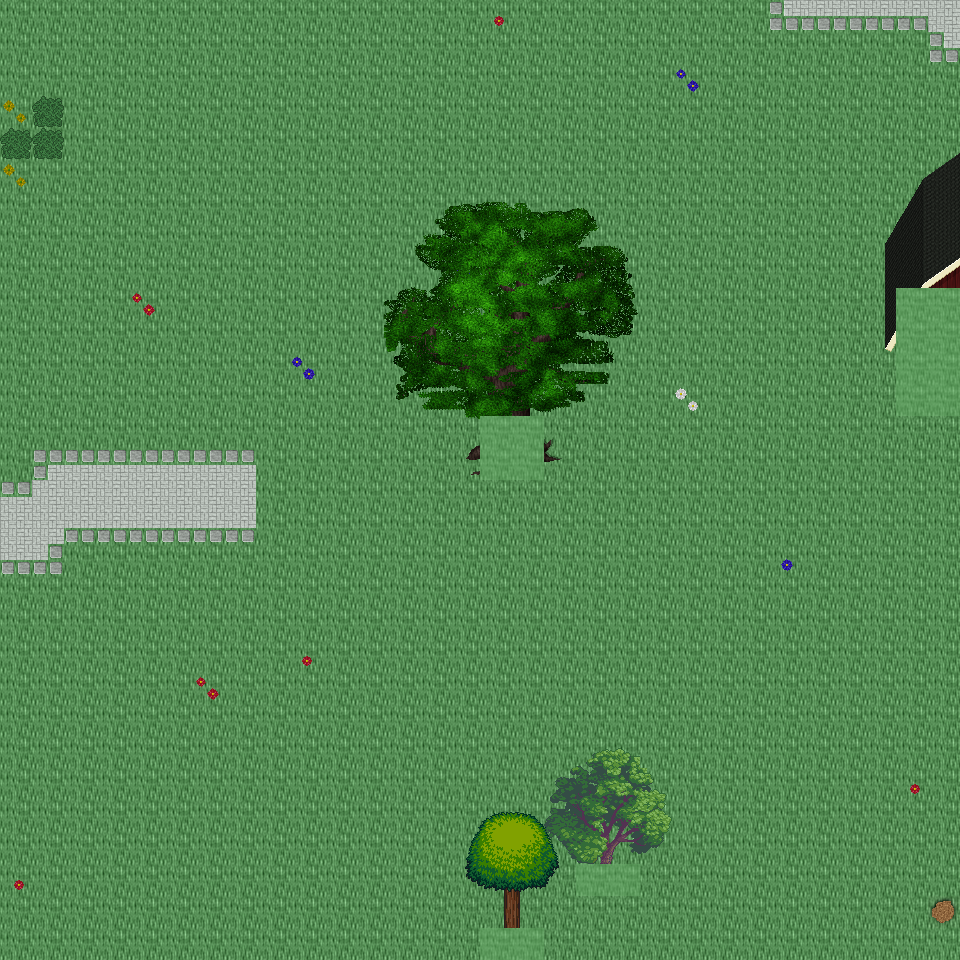

The image is a tile-based game level rendered from a .tmx file. Its description and source (layers, tilesets, objects; grid data summarised) follow:
An orthogonal 30x30 tile map with 32x32 px tiles, 6 tile layers (Ground, Object, Object2, Above, ...), 49 tilesets and 4 objects (4x mapExit).

<map version="1.0" orientation="orthogonal" renderorder="right-down" width="30" height="30" tilewidth="32" tileheight="32" nextobjectid="5">
  <tileset firstgid="1" name="tileset_ground_ground" tilewidth="32" tileheight="32" tilecount="33" columns="3">
    <image source="../drawable/tileset_ground_ground.png" width="96" height="352" />
  </tileset>
  <tileset firstgid="34" name="tileset_building_wall_old_wood" tilewidth="32" tileheight="32" tilecount="9" columns="3">
    <image source="../drawable/tileset_building_wall_old_wood.png" width="96" height="96" />
  </tileset>
  <tileset firstgid="43" name="tileset_building_fence_fence_wooden" tilewidth="32" tileheight="32" tilecount="12" columns="3">
    <image source="../drawable/tileset_building_fence_fence_wooden.png" width="96" height="128" />
  </tileset>
  <tileset firstgid="55" name="tileset_building_fence_fence_chunky" tilewidth="32" tileheight="32" tilecount="21" columns="3">
    <image source="../drawable/tileset_building_fence_fence_chunky.png" width="96" height="224" />
  </tileset>
  <tileset firstgid="76" name="tileset_plant_stump_stump_brown" tilewidth="32" tileheight="32" tilecount="4" columns="2">
    <image source="../drawable/tileset_plant_stump_stump_brown.png" width="64" height="64" />
  </tileset>
  <tileset firstgid="80" name="tileset_ground_earth_edges" tilewidth="32" tileheight="32" tilecount="18" columns="6">
    <image source="../drawable/tileset_ground_earth_edges.png" width="192" height="96" />
  </tileset>
  <tileset firstgid="98" name="tileset_ground_grass_corners" tilewidth="32" tileheight="32" tilecount="24" columns="6">
    <image source="../drawable/tileset_ground_grass_corners.png" width="192" height="128" />
  </tileset>
  <tileset firstgid="122" name="tileset_ground_grass_edges" tilewidth="32" tileheight="32" tilecount="36" columns="12">
    <image source="../drawable/tileset_ground_grass_edges.png" width="384" height="96" />
  </tileset>
  <tileset firstgid="158" name="tileset_plant_tree_apple_tree" tilewidth="32" tileheight="32" tilecount="9" columns="3">
    <image source="../drawable/tileset_plant_tree_apple_tree.png" width="96" height="96" />
  </tileset>
  <tileset firstgid="167" name="tileset_plant_tree_chestnut_tree" tilewidth="32" tileheight="32" tilecount="20" columns="4">
    <image source="../drawable/tileset_plant_tree_chestnut_tree.png" width="128" height="160" />
  </tileset>
  <tileset firstgid="187" name="tileset_plant_tree_crack_willow" tilewidth="32" tileheight="32" tilecount="20" columns="4">
    <image source="../drawable/tileset_plant_tree_crack_willow.png" width="128" height="160" />
  </tileset>
  <tileset firstgid="207" name="tileset_furniture_chair_bench_iron" tilewidth="32" tileheight="32" tilecount="4" columns="2">
    <image source="../drawable/tileset_furniture_chair_bench_iron.png" width="64" height="64" />
  </tileset>
  <tileset firstgid="211" name="tileset_furniture_chair_bench_iron_reverse" tilewidth="32" tileheight="32" tilecount="4" columns="2">
    <image source="../drawable/tileset_furniture_chair_bench_iron_reverse.png" width="64" height="64" />
  </tileset>
  <tileset firstgid="215" name="tileset_object_hay_cart" tilewidth="32" tileheight="32" tilecount="1" columns="1">
    <image source="../drawable/tileset_object_hay_cart.png" width="32" height="32" />
  </tileset>
  <tileset firstgid="216" name="tileset_building_wall_walls_siding" tilewidth="32" tileheight="32" tilecount="16" columns="4">
    <image source="../drawable/tileset_building_wall_walls_siding.png" width="128" height="128" />
  </tileset>
  <tileset firstgid="232" name="tileset_building_roof_brown" tilewidth="32" tileheight="32" tilecount="20" columns="5">
    <image source="../drawable/tileset_building_roof_brown.png" width="160" height="128" />
  </tileset>
  <tileset firstgid="252" name="tileset_building_door_door" tilewidth="32" tileheight="32" tilecount="6" columns="3">
    <image source="../drawable/tileset_building_door_door.png" width="96" height="64" />
  </tileset>
  <tileset firstgid="258" name="tileset_item_tools" tilewidth="32" tileheight="32" tilecount="9" columns="3">
    <image source="../drawable/tileset_item_tools.png" width="96" height="96" />
  </tileset>
  <tileset firstgid="267" name="tileset_ground_cobbled_paving" tilewidth="32" tileheight="32" tilecount="1" columns="1">
    <image source="../drawable/tileset_ground_cobbled_paving.png" width="32" height="32" />
  </tileset>
  <tileset firstgid="268" name="tileset_item_bazaar_produce" tilewidth="32" tileheight="32" tilecount="4" columns="2">
    <image source="../drawable/tileset_item_bazaar_produce.png" width="64" height="64" />
  </tileset>
  <tileset firstgid="272" name="tileset_item_sacks" tilewidth="32" tileheight="32" tilecount="2" columns="2">
    <image source="../drawable/tileset_item_sacks.png" width="64" height="32" />
  </tileset>
  <tileset firstgid="274" name="tileset_building_barnyard" tilewidth="32" tileheight="32" tilecount="200" columns="8">
    <image source="../drawable/tileset_building_barnyard.png" width="256" height="800" />
  </tileset>
  <tileset firstgid="474" name="tileset_plant_flower_planted_containers" tilewidth="32" tileheight="32" tilecount="16" columns="4">
    <image source="../drawable/tileset_plant_flower_planted_containers.png" width="128" height="128" />
  </tileset>
  <tileset firstgid="490" name="tileset_furniture_chair_wooden_rustic" tilewidth="32" tileheight="32" tilecount="8" columns="4">
    <image source="../drawable/tileset_furniture_chair_wooden_rustic.png" width="128" height="64" />
  </tileset>
  <tileset firstgid="498" name="tileset_furniture_table_brick_base" tilewidth="32" tileheight="32" tilecount="3" columns="3">
    <image source="../drawable/tileset_furniture_table_brick_base.png" width="96" height="32" />
  </tileset>
  <tileset firstgid="501" name="tileset_building_stairs_wooden_stairs" tilewidth="32" tileheight="32" tilecount="9" columns="3">
    <image source="../drawable/tileset_building_stairs_wooden_stairs.png" width="96" height="96" />
  </tileset>
  <tileset firstgid="510" name="tileset_plant_tree_maple_tree" tilewidth="32" tileheight="32" tilecount="72" columns="8">
    <image source="../drawable/tileset_plant_tree_maple_tree.png" width="256" height="288" />
  </tileset>
  <tileset firstgid="582" name="tileset_building_decoration_chimney_big" tilewidth="32" tileheight="32" tilecount="2" columns="1">
    <image source="../drawable/tileset_building_decoration_chimney_big.png" width="32" height="64" />
  </tileset>
  <tileset firstgid="584" name="tileset_logic_item_corn" tilewidth="32" tileheight="32" tilecount="5" columns="5">
    <image source="../drawable/tileset_logic_item_corn.png" width="160" height="32" />
  </tileset>
  <tileset firstgid="589" name="tileset_logic_collision" tilewidth="32" tileheight="32" tilecount="1" columns="1">
    <image source="../drawable/tileset_logic_collision.png" width="32" height="32" />
  </tileset>
  <tileset firstgid="590" name="tileset_plant_bush_bushes" tilewidth="32" tileheight="32" tilecount="10" columns="5">
    <image source="../drawable/tileset_plant_bush_bushes.png" width="160" height="64" />
  </tileset>
  <tileset firstgid="600" name="tileset_logic_item_vegetable" tilewidth="32" tileheight="32" tilecount="13" columns="13">
    <image source="../drawable/tileset_logic_item_vegetable.png" width="256" height="64" />
  </tileset>
  <tileset firstgid="613" name="tileset_plant_flower_daisy_blue" tilewidth="32" tileheight="32" tilecount="8" columns="2">
    <image source="../drawable/tileset_plant_flower_daisy_blue.png" width="64" height="128" />
  </tileset>
  <tileset firstgid="621" name="tileset_plant_flower_daisy_red" tilewidth="32" tileheight="32" tilecount="8" columns="2">
    <image source="../drawable/tileset_plant_flower_daisy_red.png" width="64" height="128" />
  </tileset>
  <tileset firstgid="629" name="tileset_plant_flower_daisy_white" tilewidth="32" tileheight="32" tilecount="8" columns="2">
    <image source="../drawable/tileset_plant_flower_daisy_white.png" width="64" height="128" />
  </tileset>
  <tileset firstgid="637" name="tileset_plant_flower_daisy_yellow" tilewidth="32" tileheight="32" tilecount="8" columns="2">
    <image source="../drawable/tileset_plant_flower_daisy_yellow.png" width="64" height="128" />
  </tileset>
  <tileset firstgid="645" name="tileset_plant_tree_tree_darkgreen" tilewidth="32" tileheight="32" tilecount="88" columns="8">
    <image source="../drawable/tileset_plant_tree_tree_darkgreen.png" width="256" height="352" />
  </tileset>
  <tileset firstgid="733" name="tileset_logic_creature_animal" tilewidth="32" tileheight="32" tilecount="32" columns="8">
    <image source="../drawable/tileset_logic_creature_animal.png" width="256" height="128" />
  </tileset>
  <tileset firstgid="765" name="tileset_logic_creature_rodent" tilewidth="32" tileheight="32" tilecount="8" columns="8">
    <image source="../drawable/tileset_logic_creature_rodent.png" width="256" height="32" />
  </tileset>
  <tileset firstgid="773" name="tileset_logic_creature_farm_animal" tilewidth="32" tileheight="32" tilecount="12" columns="12">
    <image source="../drawable/tileset_logic_creature_farm_animal.png" width="256" height="64" />
  </tileset>
  <tileset firstgid="785" name="tileset_ground_green_paving" tilewidth="32" tileheight="32" tilecount="18" columns="3">
    <image source="../drawable/tileset_ground_green_paving.png" width="96" height="192" />
  </tileset>
  <tileset firstgid="803" name="tileset_logic_protection" tilewidth="32" tileheight="32" tilecount="2" columns="2">
    <image source="../drawable/tileset_logic_protection.png" width="64" height="32" />
  </tileset>
  <tileset firstgid="805" name="tileset_item_hen_nest" tilewidth="32" tileheight="32" tilecount="1" columns="1">
    <image source="../drawable/tileset_item_hen_nest.png" width="32" height="32" />
  </tileset>
  <tileset firstgid="806" name="tileset_logic_item_dairy" tilewidth="32" tileheight="32" tilecount="1" columns="1">
    <image source="../drawable/tileset_logic_item_dairy.png" width="32" height="32" />
  </tileset>
  <tileset firstgid="807" name="tileset_light_door_light_ew" tilewidth="32" tileheight="32" tilecount="18" columns="6">
    <image source="../drawable/tileset_light_door_light_ew.png" width="192" height="96" />
  </tileset>
  <tileset firstgid="825" name="tileset_light_door_light" tilewidth="32" tileheight="32" tilecount="12" columns="3">
    <image source="../drawable/tileset_light_door_light.png" width="96" height="128" />
  </tileset>
  <tileset firstgid="837" name="tileset_item_firewood" tilewidth="32" tileheight="32" tilecount="12" columns="3">
    <image source="../drawable/tileset_item_firewood.png" width="96" height="128" />
  </tileset>
  <tileset firstgid="849" name="tileset_furniture_sink_manger" tilewidth="32" tileheight="32" tilecount="18" columns="6">
    <image source="../drawable/tileset_furniture_sink_manger.png" width="192" height="96" />
  </tileset>
  <tileset firstgid="867" name="tileset_logic_creature_fowl" tilewidth="32" tileheight="32" tilecount="6" columns="6">
    <image source="../drawable/tileset_logic_creature_fowl.png" width="192" height="32" />
  </tileset>
  <layer name="Ground" width="30" height="30">
    <data>[900 cells, 900 non-empty, 1 distinct tile ids]</data>
  </layer>
  <layer name="Object" width="30" height="30">
    <data>[900 cells, 67 non-empty, 31 distinct tile ids]</data>
  </layer>
  <layer name="Object2" width="30" height="30">
    <data>[900 cells, 2 non-empty, 2 distinct tile ids]</data>
  </layer>
  <layer name="Above" width="30" height="30">
    <data>[900 cells, 84 non-empty, 84 distinct tile ids]</data>
  </layer>
  <layer name="Above2" width="30" height="30">
    <data>[900 cells, 14 non-empty, 14 distinct tile ids]</data>
  </layer>
  <layer name="Walkable" width="30" height="30">
    <data>[900 cells, 16 non-empty, 1 distinct tile ids]</data>
  </layer>
  <objectgroup name="MapEvents">
    <object id="1" name="north" type="mapExit" x="0" y="0" width="960" height="32">
      <properties>
        <property name="map" value="level_0_x157_y43" />
        <property name="x" value="0" />
        <property name="y" value="28" />
      </properties>
    </object>
    <object id="2" name="south" type="mapExit" x="0" y="928" width="480" height="32">
      <properties>
        <property name="map" value="level_0_x157_y45" />
        <property name="x" value="0" />
        <property name="y" value="1" />
      </properties>
    </object>
    <object id="3" name="south2" type="mapExit" x="544" y="928" width="416" height="32">
      <properties>
        <property name="map" value="level_0_x157_y45" />
        <property name="x" value="17" />
        <property name="y" value="1" />
      </properties>
    </object>
    <object id="4" name="west" type="mapExit" x="0" y="0" width="32" height="960">
      <properties>
        <property name="map" value="level_0_x156_y44" />
        <property name="x" value="28" />
        <property name="y" value="0" />
      </properties>
    </object>
  </objectgroup>
</map>
